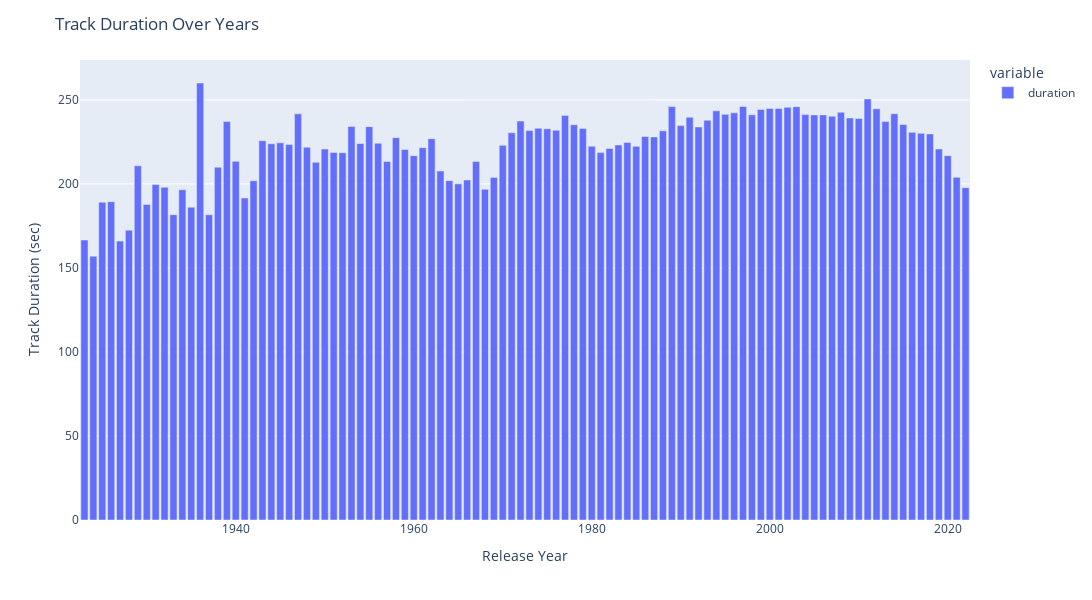

The code cell stored with this chart in its notebook:
### Code cell
#Average Duration over the years in seconds
df_tracks = df_tracks.sort_index()
df_tracks = df_tracks[1:]
fig = px.bar(df_tracks["duration"].groupby(pd.Grouper(freq="Y")).mean(),labels={
                     "release_date": "Release Year",
                     "value": "Track Duration (sec)"})
fig.update_layout(height=600, width=1200, title_text="Track Duration Over Years")

fig.show()
